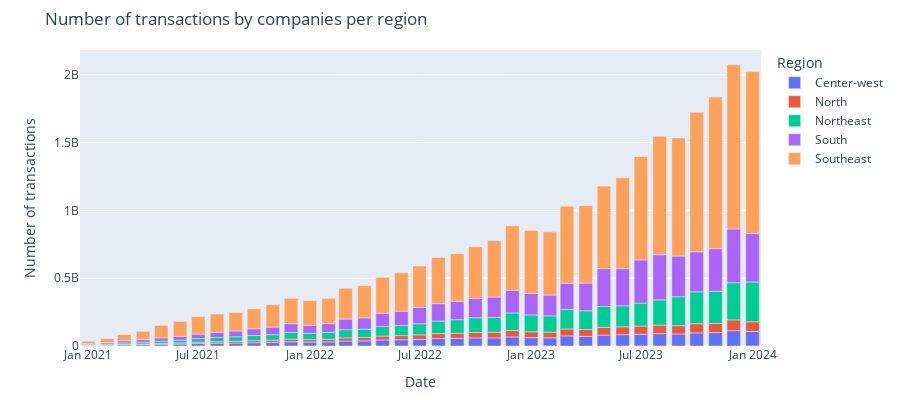

Write notebook code for a chart like this one.
### Code cell
tmp = pix[pix['Region'] != 'Nao informado']
tmp = tmp.groupby(['YearMonth', 'Region'])[['Sent by people (value)', 'Sent by people (count)', 'Sent by companies (value)', 'Sent by companies (count)', 'Received by people (value)', 'Received by people (count)', 'Received by companies (value)', 'Received by companies (count)']].sum().reset_index()
tmp['Companies (count)'] = tmp[['Sent by companies (count)', 'Received by companies (count)']].sum(axis=1)
tmp['People (count)'] = tmp[['Sent by people (count)', 'Received by people (count)']].sum(axis=1)

fig = px.bar(tmp, x = 'YearMonth', y = 'Companies (count)', color = 'Region', title = 'Number of transactions by companies per region', labels = {'YearMonth': 'Date', 'Companies (count)': 'Number of transactions'})
fig.update_layout(
    width=900, height=400,
    margin=dict(l=80, t=50, b=20),
)

# fig.write_image('3.1-2.png')
fig.show()
